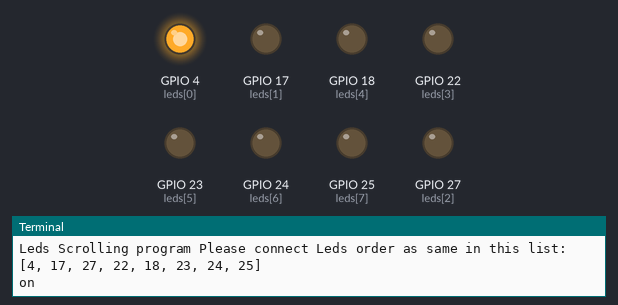
The program below on a simulated Raspberry Pi (BCM pin numbers). Shown: output pins drawn as LEDs (lit = HIGH), the last lines printed to the terminal.

Above: at 0.2 s.
At 1.2 s:
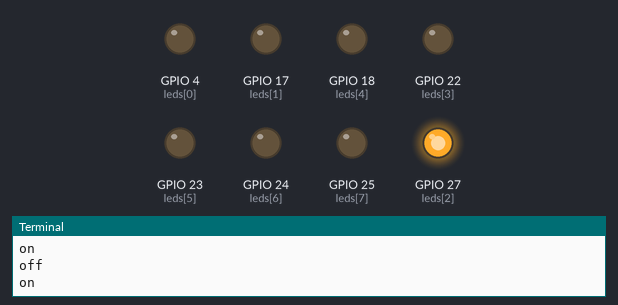
At 1.7 s:
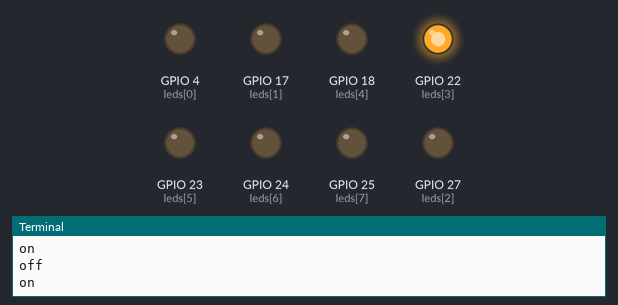
At 2.2 s:
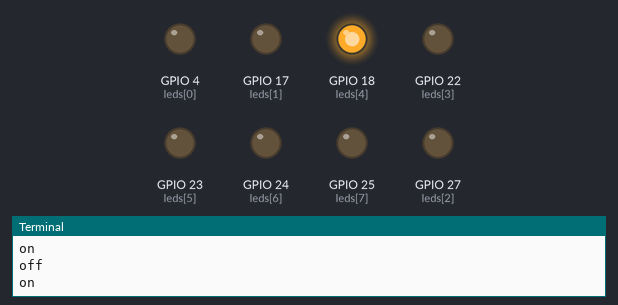
At 3.2 s:
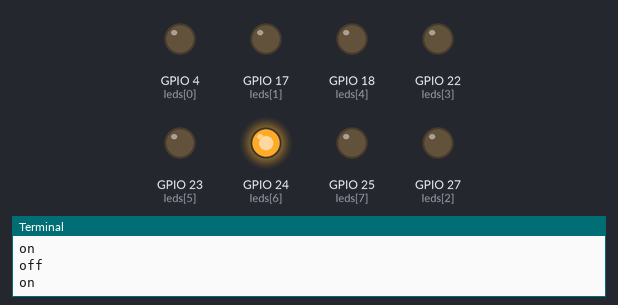
At 4.7 s:
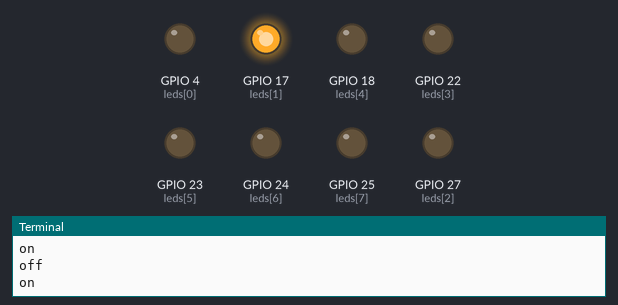
Timing chart, 0 to 5.2 s (numbered marks = the images above):
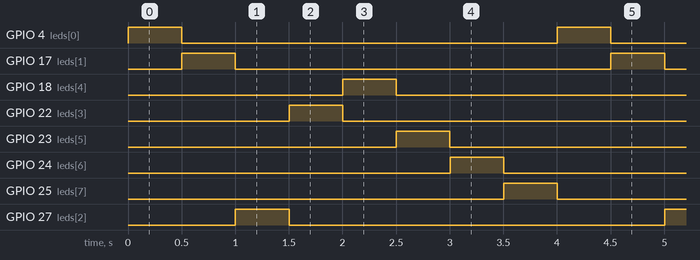

Measured:
- by itself, GPIO 4 (leds[0]), GPIO 17 (leds[1]), GPIO 18 (leds[4]), GPIO 22 (leds[3]), GPIO 23 (leds[5]), GPIO 24 (leds[6]), GPIO 25 (leds[7]), GPIO 27 (leds[2]): alternates HIGH for 0.50 s and LOW for 3.5 s
- by itself, everything shown: repeats every 4.0 s, in 8 steps

The program:

led_scroll.py
```python
import RPi.GPIO as GPIO
import time
GPIO.setmode(GPIO.BCM)
GPIO.setwarnings(False)
leds = [4,17,27,22,18,23,24,25]
print('Leds Scrolling program Please connect Leds order as same in this list:',leds)
for i in leds:GPIO.setup(i,GPIO.OUT)
delay = 0.5
try:
        while True:
                for i in leds:
                        GPIO.output(i,True)
                        print("on")
                        time.sleep(delay)
                        GPIO.output(i,False)
                        print("off")
except KeyboardInterrupt:
        GPIO.cleanup()
```
